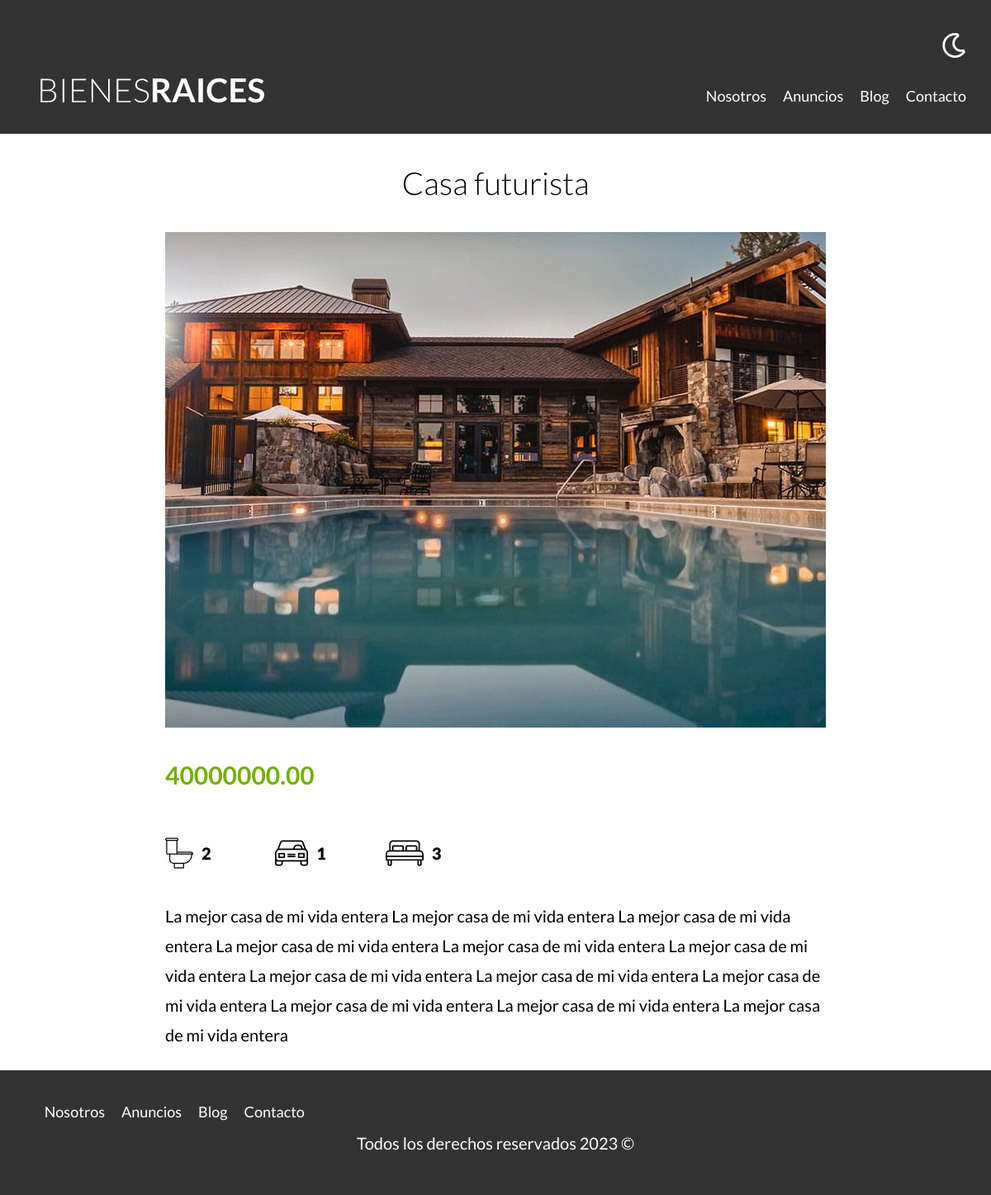
The page /propiedad?id=27 on the database its author committed.
### tables this page shows
CREATE TABLE `propiedades` (
  `id` int NOT NULL AUTO_INCREMENT,
  `titulo` varchar(45) DEFAULT NULL,
  `precio` decimal(10,2) DEFAULT NULL,
  `descripcion` longtext,
  `imagen` varchar(200) DEFAULT NULL,
  `habitaciones` int DEFAULT NULL,
  `estacionamiento` int DEFAULT NULL,
  `wc` int DEFAULT NULL,
  `creado` date DEFAULT NULL,
  `vendedoresId` int NOT NULL,
  PRIMARY KEY (`id`),
  KEY `fk_propiedades_vendedores_idx` (`vendedoresId`),
  CONSTRAINT `fk_propiedades_vendedores` FOREIGN KEY (`vendedoresId`) REFERENCES `vendedores` (`id`)
);

### controller/paginasController.php (called while the page is built, shortened)
<?php
class PaginasController{
    public static function propiedad( Router $router){
        $id = \validarORedireccionar('/');
        $propiedad = Propiedad::find($id);
        $router->render('/paginas/propiedad', [
            'propiedad' => $propiedad
        ]);
    }
}

### public/index.php (called while the page is built, shortened)
<?php
$router = new Router;
$router->get('/admin', [PropiedadController::class, 'index']);
$router->get('/propiedades/crear', [PropiedadController::class, 'crear']);
$router->post('/propiedades/crear', [PropiedadController::class, 'crear']);
$router->get('/propiedades/actualizar', [PropiedadController::class, 'actualizar']);
$router->post('/propiedades/actualizar', [PropiedadController::class, 'actualizar']);
$router->post('/propiedades/eliminar', [PropiedadController::class, 'eliminar']);
$router->get('/vendedores/crear', [VendedorController::class, 'crear']);
$router->post('/vendedores/crear', [VendedorController::class, 'crear']);
$router->get('/vendedores/actualizar', [VendedorController::class, 'actualizar']);
$router->post('/vendedores/actualizar', [VendedorController::class, 'actualizar']);
$router->post('/vendedores/eliminar', [VendedorController::class, 'eliminar']);
$router->get('/blogs/crear', [BlogController::class, 'crear']);
$router->post('/blogs/crear', [BlogController::class, 'crear']);
$router->get('/blogs/actualizar', [BlogController::class, 'actualizar']);
$router->post('/blogs/actualizar', [BlogController::class, 'actualizar']);
$router->post('/blogs/eliminar', [BlogController::class, 'eliminar']);
$router->get('/', [PaginasController::class, 'index']);
$router->get('/nosotros', [PaginasController::class, 'nosotros']);
$router->get('/propiedades', [PaginasController::class, 'propiedades']);
$router->get('/propiedad', [PaginasController::class, 'propiedad']);
$router->get('/blog', [PaginasController::class, 'blog']);
$router->get('/entrada', [PaginasController::class, 'entrada']);
$router->get('/contacto', [PaginasController::class, 'contacto']);
$router->post('/contacto', [PaginasController::class, 'contacto']);
$router->get('/login', [LoginController::class, 'login']);
$router->post('/login', [LoginController::class, 'login']);
$router->get('/logout', [LoginController::class, 'logout']);
$router->comprobarRutas();

### includes/funciones.php (called while the page is built, shortened)
<?php
function validarORedireccionar(string $url){
    $id = $_GET['id'];
    $id = filter_var($id, FILTER_VALIDATE_INT);
    return $id;
}

### models/activeRecord.php (called while the page is built, shortened)
<?php
class ActiveRecord{
    protected static $db;
    protected static $tabla = '';
    public static function setDB($database){
        self::$db = $database;
    }
    public static function find($id){
        $consulta = "SELECT * FROM " . static::$tabla . " WHERE id = $id;";
        $resultado = self::consultarSQL($consulta);
        return array_shift($resultado);
    }
    public static function consultarSQL($query){
        $resultado = self::$db->query($query);
        $array = [];
        while($registro = $resultado->fetch_assoc()){
            $array[] = static::crearObjeto($registro);
        }
        return $array;
    }
    protected static function crearObjeto($registro){
        $objeto = new static;
        foreach($registro as $key=> $value){
            if(property_exists($objeto, $key)){
                $objeto->$key = $value;
            }
        }
        return $objeto;
    }
}

### views/paginas/propiedad.php (the view)
<main class="contenedor seccion contenido-centrado">
    <h1><?php echo $propiedad->titulo; ?></h1>
        <img loading="lazy" src="imagenes/<?php echo $propiedad->imagen;?>" alt="imagen de la propiedad">
    <div class="resumen-propiedad">
        <p class="precio"><?php echo $propiedad->precio; ?></p>
        <ul class="iconos-caracteristicas">
            <li>
                <img class="icono" loading="lazy" src="build/img/icono_wc.svg" alt="icono wc">
                <p><?php echo $propiedad->wc ?></p>
                    </li>
            <li>
                <img class="icono" loading="lazy" src="build/img/icono_estacionamiento.svg" alt="icono estacionamiento">
                <p><?php echo $propiedad->estacionamiento; ?></p>
            </li>
            <li>
                <img class="icono" loading="lazy" src="build/img/icono_dormitorio.svg" alt="icono habitaciones">
                <p><?php echo $propiedad->habitaciones; ?></p>
            </li>
        </ul>
        <p>
            <?php echo $propiedad->descripcion; ?>
        </p>
    </div>
</main>

### public/build/css/app.css (style rules this page uses)
html { -webkit-text-size-adjust:100%;line-height:1.15 }
body { margin:0 }
main { display:block }
h1 { font-size:2em;margin:.67em 0 }
img { border-style:none }
html { box-sizing:border-box;font-size:62.5% }
*,:after,:before { box-sizing:inherit }
body { font-family:Lato,sans-serif;font-size:1.6rem;line-height:1.8 }
p { color:#000;font-size:2rem }
.contenedor { margin:0 auto;max-width:120rem;width:95% }
img,picture { display:block;width:100% }
h1,h2,h3 { font-family:Lato,sans-serif;font-weight:300;margin:2.5rem 0;text-align:center }
h1 { font-size:3.8rem }
.seccion { margin-bottom:2.5rem;margin-top:2.5rem }
.contenido-centrado { max-width:80rem }
.icono { text-align:center }
.precio { color:#71b100;font-size:3rem;font-weight:700 }
.iconos-caracteristicas { display:flex;list-style:none;max-width:40rem;padding:0 }
.iconos-caracteristicas li { display:flex;flex:1 }
.iconos-caracteristicas li img { flex:0 0 3rem;margin-right:1rem }
.iconos-caracteristicas li p { font-weight:900 }

### rows shown on the page
propiedades: titulo "Casa futurista", imagen (picture), precio "40000000.00", wc "2", estacionamiento "1", habitaciones "3", descripcion "La mejor casa de mi vida entera La mejor casa de mi vida entera La mejor casa de mi vida entera La mejor casa de mi vida entera La mejor casa de mi vida entera La mejor casa de mi vida entera La mejor casa de mi vida entera La mejor casa de mi vida entera La mejor casa de mi vida entera La mejor casa de mi vida entera La mejor casa de mi vida entera La mejor casa de mi vida entera"
